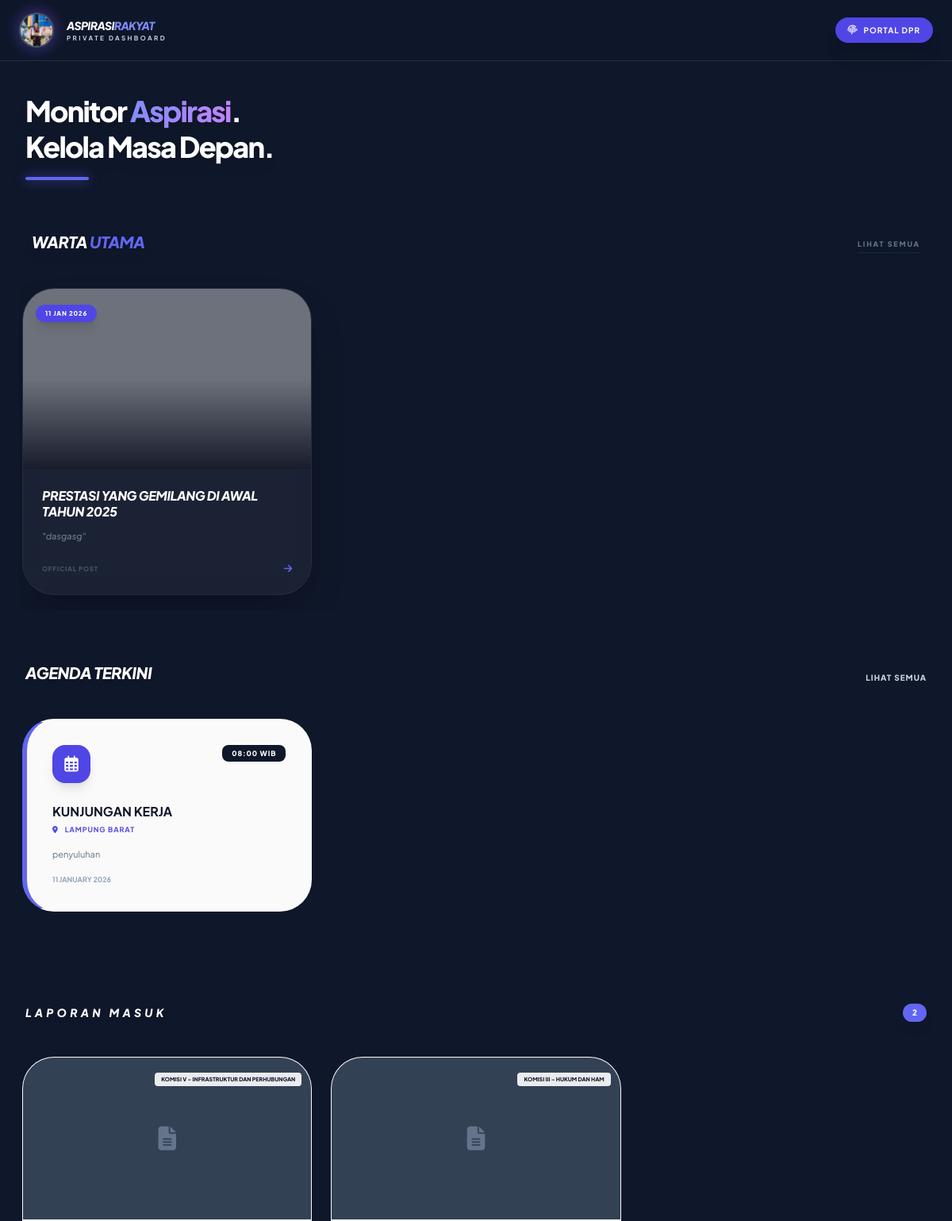
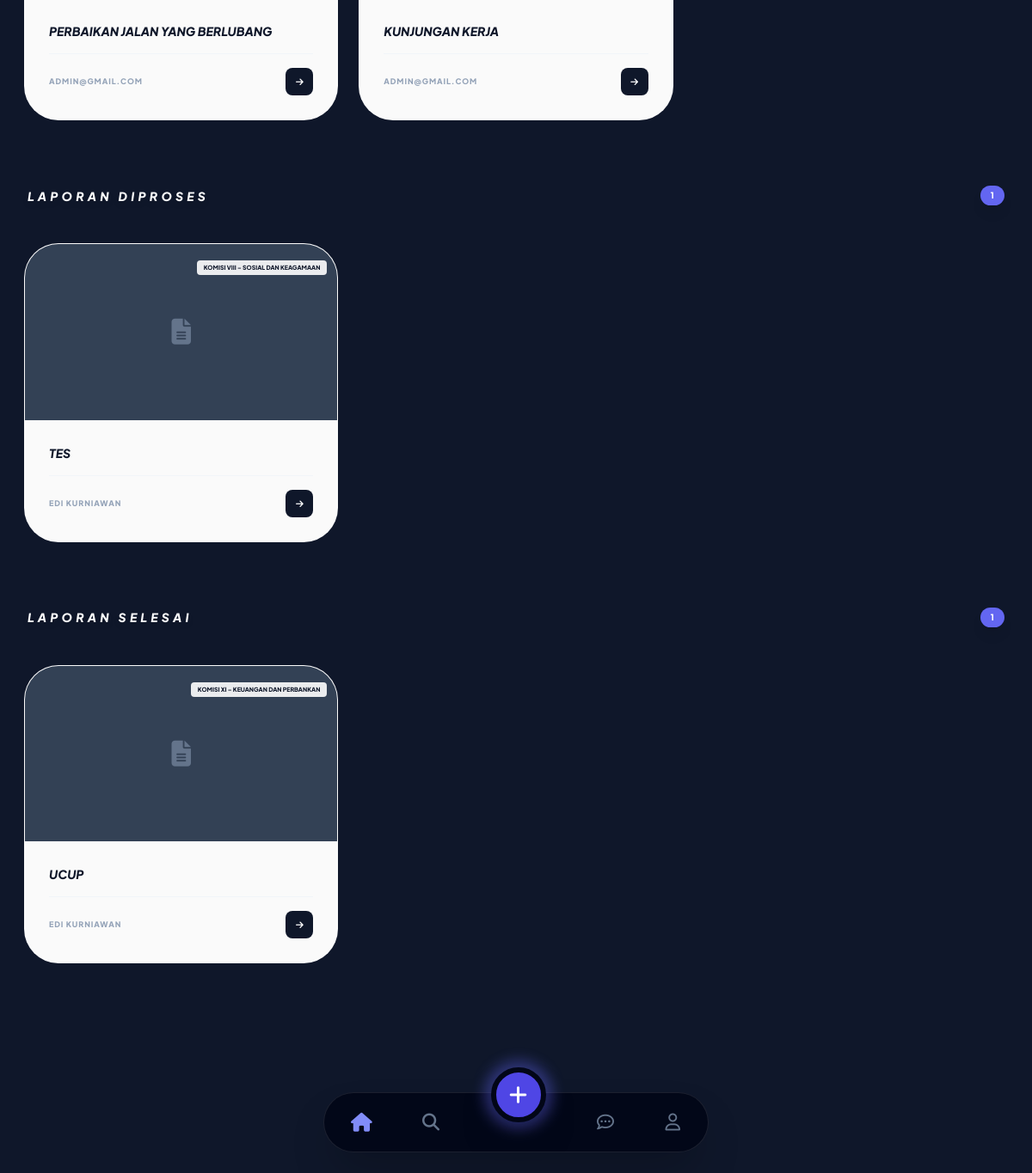
Screenshot of /public/ with the database file from the repository (2 pictures, top to bottom).
### tables this page shows
CREATE TABLE `anggota_dpr` (
  `id` int NOT NULL,
  `nama` varchar(100) NOT NULL,
  `foto` varchar(255) DEFAULT NULL,
  `jabatan` varchar(100) DEFAULT NULL,
  `komite` varchar(50) DEFAULT NULL,
  `daerah_pemilihan` varchar(100) DEFAULT NULL,
  `visi` text,
  `misi` text,
  `email` varchar(100) DEFAULT NULL,
  `password` varchar(255) DEFAULT NULL,
  `created_at` timestamp NULL DEFAULT CURRENT_TIMESTAMP
);

CREATE TABLE `berita` (
  `id` int NOT NULL,
  `judul` varchar(255) NOT NULL,
  `isi` text NOT NULL,
  `gambar` varchar(255) DEFAULT NULL,
  `tanggal_post` timestamp NOT NULL DEFAULT CURRENT_TIMESTAMP
);

CREATE TABLE `agenda` (
  `id` int NOT NULL,
  `judul` varchar(255) NOT NULL,
  `lokasi` varchar(150) NOT NULL,
  `tanggal` date NOT NULL,
  `waktu` time DEFAULT NULL,
  `deskripsi` text,
  `created_at` timestamp NULL DEFAULT CURRENT_TIMESTAMP
);

CREATE TABLE `aspirasi` (
  `id` int NOT NULL,
  `masyarakat_id` int NOT NULL,
  `bidang_id` int NOT NULL,
  `kabupaten_id` int NOT NULL,
  `kecamatan_id` int NOT NULL,
  `desa_id` int NOT NULL,
  `judul` varchar(150) NOT NULL,
  `isi_aspirasi` text NOT NULL,
  `lokasi_jalan` varchar(255) DEFAULT NULL,
  `status` enum('Masuk','Diproses','Ditindaklanjuti','Selesai') DEFAULT 'Masuk',
  `tanggal_aspirasi` date NOT NULL,
  `created_at` timestamp NULL DEFAULT CURRENT_TIMESTAMP,
  `foto` varchar(255) DEFAULT NULL
);

CREATE TABLE `bidang` (
  `id` int NOT NULL,
  `nama_bidang` varchar(100) NOT NULL,
  `keterangan` text
);

CREATE TABLE `masyarakat` (
  `id` int NOT NULL,
  `nik` varchar(20) NOT NULL,
  `nama` varchar(100) NOT NULL,
  `email` varchar(100) DEFAULT NULL,
  `password` varchar(255) DEFAULT NULL,
  `provinsi` varchar(100) DEFAULT NULL,
  `kabupaten` varchar(100) DEFAULT NULL,
  `kecamatan` varchar(100) DEFAULT NULL,
  `desa` varchar(100) DEFAULT NULL,
  `created_at` timestamp NULL DEFAULT CURRENT_TIMESTAMP
);

### public/index.php (the view, shortened to what this page needs)
<?php
include "../config/koneksi.php";
$dpr_id = isset($_SESSION['dpr_id']) ? $_SESSION['dpr_id'] : 1;
$query_dpr = mysqli_query($koneksi, "SELECT * FROM anggota_dpr WHERE id = '$dpr_id'");
$dpr = mysqli_fetch_assoc($query_dpr);
function getAspirasiByStatus($koneksi, $status) {
    $sql = "SELECT a.*, b.nama_bidang, m.nama AS nama_asli
            FROM aspirasi a
            JOIN bidang b ON a.bidang_id = b.id
            JOIN masyarakat m ON a.masyarakat_id = m.id
            WHERE a.status = '$status'
            ORDER BY a.tanggal_aspirasi DESC";
    return mysqli_query($koneksi, $sql);
}
function getBerita($koneksi) {
    $sql = "SELECT * FROM berita ORDER BY tanggal_post DESC LIMIT 10";
    return mysqli_query($koneksi, $sql);
}
function getAgenda($koneksi) {
    $sql = "SELECT * FROM agenda ORDER BY tanggal DESC LIMIT 10";
    return mysqli_query($koneksi, $sql);
}
$status_list = ['Masuk', 'Diproses', 'Selesai'];
?>
<!DOCTYPE html>
<html lang="id">
<head>
    <script src="https://cdn.tailwindcss.com"></script>
    <link rel="stylesheet" href="https://cdnjs.cloudflare.com/ajax/libs/font-awesome/6.4.0/css/all.min.css">
</head>
<body class="pb-32">
<nav class="sticky top-0 z-50 glass-nav px-6 py-4">
    <div class="max-w-7xl mx-auto flex justify-between items-center">
        <div class="flex items-center gap-4">
            <div class="relative group cursor-pointer">
                <div class="relative w-11 h-11 rounded-full border-2 border-slate-600 overflow-hidden shadow-sm">
                    <img src="../assets/img/<?= !empty($dpr['foto']) ? $dpr['foto'] : 'edi.jpg' ?>"
                         class="w-full h-full object-cover"
                         onerror="this.src='https://ui-avatars.com/api/?name=<?= urlencode($dpr['nama']) ?>&background=4f46e5&color=fff'">
                </div>
            </div>
            <div>
                <h1 class="text-sm font-black tracking-tighter uppercase italic text-white">
                    Aspirasi<span class="text-indigo-400">Rakyat</span>
                </h1>
                <p class="text-[8px] font-bold text-slate-300 tracking-[0.3em] uppercase">Private Dashboard</p>
            </div>
        </div>
        <div class="flex items-center gap-3">
            <?php if(!isset($_SESSION['dpr_id'])): ?>
                <a href="../auth/login_dpr.php" class="flex items-center gap-2 bg-indigo-600 text-white px-4 py-2 rounded-2xl hover:bg-white hover:text-indigo-600 transition-all shadow-xl font-bold group">
                    <i class="fas fa-fingerprint text-xs"></i>
                    <span class="text-[10px] uppercase tracking-widest">Portal DPR</span>
                </a>
            <?php else: ?>
                <a href="logout.php" class="w-10 h-10 flex items-center justify-center rounded-2xl bg-red-500/20 text-red-400 hover:bg-red-500 hover:text-white transition-all">
                    <i class="fas fa-power-off text-sm"></i>
                </a>
            <?php endif; ?>
        </div>
    </div>
</nav>
<main class="max-w-7xl mx-auto px-6 mt-10 space-y-16">
    <section class="px-2">
        <h2 class="text-4xl font-extrabold tracking-tighter text-white leading-tight drop-shadow-lg">
            Monitor <span class="text-gradient">Aspirasi</span>.<br>Kelola Masa Depan.
        </h2>
        <div class="h-1 w-20 bg-indigo-500 rounded-full mt-4 shadow-[0_0_15px_rgba(99,102,241,0.8)]"></div>
    </section>
    <section class="mt-12">
        <div class="flex justify-between items-end mb-6 px-4">
            <h2 class="text-xl font-black text-white italic tracking-tight uppercase drop-shadow-lg">
                Warta <span class="text-indigo-500">Utama</span>
            </h2>
            <a href="berita.php" class="text-[9px] font-black uppercase tracking-[0.2em] text-slate-500 hover:text-indigo-400 transition-all border-b border-slate-800 pb-1">
                Lihat Semua
            </a>
        </div>
        <div class="snap-container no-scrollbar">
            <?php
            $berita_data = getBerita($koneksi);
            while($b = mysqli_fetch_assoc($berita_data)):
                $nama_file_berita = $b['gambar'];
                $path_berita = "../assets/img/berita/" . $nama_file_berita;
                if(!empty($nama_file_berita) && file_exists($path_berita)) {
                    $src_berita = $path_berita;
                    $class_berita = "grayscale group-hover:grayscale-0 group-hover:scale-110 opacity-70 group-hover:opacity-100";
                } else {
                    $src_berita = "https://ui-avatars.com/api/?name=" . urlencode($b['judul']) . "&background=1e293b&color=fff&size=512";
                    $class_berita = "opacity-50";
                }
            ?>
            <div class="snap-item group">
                <div class="bg-white/5 backdrop-blur-md rounded-[2.5rem] overflow-hidden border border-white/5 shadow-2xl transition-all duration-500 hover:border-indigo-500/30">
                    <div class="aspect-[16/10] relative overflow-hidden bg-slate-900">
                        <img src="<?= $src_berita; ?>"
                             class="w-full h-full object-cover transition duration-700 <?= $class_berita; ?>">
                        <div class="absolute inset-0 bg-gradient-to-t from-slate-950 via-transparent to-transparent opacity-80"></div>
                        <div class="absolute top-4 left-4">
                            <span class="bg-indigo-600 text-white text-[8px] font-black px-3 py-1.5 rounded-full uppercase tracking-widest shadow-lg">
                                <?= date('d M Y', strtotime($b['tanggal_post'])) ?>
                            </span>
                        </div>
                    </div>
                    <div class="p-6">
                        <h3 class="font-black text-white text-md mb-3 line-clamp-2 leading-tight tracking-tight uppercase italic group-hover:text-indigo-400 transition-colors">
                            <?= $b['judul'] ?>
                        </h3>
                        <p class="text-[11px] text-slate-400 line-clamp-2 italic font-medium leading-relaxed opacity-70">
                            "<?= strip_tags($b['isi']) ?>"
                        </p>
                        <div class="mt-6 flex items-center justify-between">
                            <span class="text-[8px] font-black text-slate-600 uppercase tracking-widest">Official Post</span>
                            <i class="fas fa-arrow-right text-indigo-500 text-xs transform group-hover:translate-x-2 transition-transform"></i>
                        </div>
                    </div>
                </div>
            </div>
            <?php endwhile; ?>
        </div>
    </section>
    <section>
        <div class="flex justify-between items-end mb-6 px-2">
            <h2 class="text-xl font-black text-white italic tracking-tight uppercase drop-shadow-md">Agenda Terkini</h2>
            <a href="agenda.php" class="text-[10px] font-black uppercase tracking-widest text-slate-300 hover:text-indigo-400 transition-colors">Lihat Semua</a>
        </div>
        <div class="snap-container">
            <?php
            $agenda_data = getAgenda($koneksi);
            while($ag = mysqli_fetch_assoc($agenda_data)):
            ?>
            <div class="snap-item">
                <div class="card-elegant rounded-[2.5rem] p-8 border-l-[6px] border-l-indigo-500 relative overflow-hidden">
                    <div class="flex justify-between items-start mb-6">
                        <div class="bg-indigo-600 text-white w-12 h-12 rounded-2xl flex items-center justify-center shadow-lg">
                            <i class="far fa-calendar-alt text-xl"></i>
                        </div>
                        <span class="text-[9px] font-black text-white bg-slate-900 px-3 py-1 rounded-lg uppercase tracking-widest">
                            <?= date('H:i', strtotime($ag['waktu'])) ?> WIB
                        </span>
                    </div>
                    <h3 class="font-bold text-slate-900 text-base mb-1 uppercase"><?= $ag['judul'] ?></h3>
                    <div class="flex items-center gap-2 text-indigo-600 mb-4 font-bold uppercase text-[9px] tracking-widest">
                        <i class="fas fa-map-marker-alt"></i> <?= $ag['lokasi'] ?>
                    </div>
                    <p class="text-[11px] text-slate-500 leading-relaxed line-clamp-3"><?= $ag['deskripsi'] ?></p>
                    <div class="mt-4 text-[9px] font-bold text-slate-400 uppercase">
                        <?= date('d F Y', strtotime($ag['tanggal'])) ?>
                    </div>
                </div>
            </div>
            <?php endwhile; ?>
        </div>
    </section>
    <div class="pt-8 pb-10">
        <?php foreach($status_list as $status):
            $data = getAspirasiByStatus($koneksi, $status);
            $count = mysqli_num_rows($data);
        ?>
        <div class="mb-14">
            <div class="flex justify-between items-center mb-6 px-2">
                <h2 class="text-sm font-black text-white uppercase tracking-[0.3em] italic drop-shadow-md">Laporan <?= $status ?></h2>
                <span class="text-[10px] bg-indigo-500 text-white px-3 py-1 rounded-full font-black shadow-lg"><?= $count ?></span>
            </div>
            <div class="snap-container">
                <?php if($count > 0): while($row = mysqli_fetch_assoc($data)):
                    $nama_file_aspirasi = $row['foto'];
                    $path_aspirasi = "../assets/img/" . $nama_file_aspirasi;
                ?>
                    <div class="snap-item group">
                        <div class="card-elegant rounded-[2.5rem] overflow-hidden">
                            <div class="aspect-video bg-slate-800 overflow-hidden relative">
                                <?php if(!empty($nama_file_aspirasi) && file_exists($path_aspirasi)): ?>
                                    <img src="<?= $path_aspirasi; ?>" class="w-full h-full object-cover opacity-90 group-hover:opacity-100 transition duration-500">
                                <?php else: ?>
                                    <div class="w-full h-full flex items-center justify-center bg-slate-700">
                                        <i class="fas fa-file-alt text-slate-500 text-3xl"></i>
                                    </div>
                                <?php endif; ?>
                                <div class="absolute top-3 right-3">
                                    <span class="text-[7px] bg-white/90 text-slate-900 px-2 py-1 rounded font-black uppercase"><?= $row['nama_bidang'] ?></span>
                                </div>
                            </div>
                            <div class="p-7">
                                <h3 class="font-black text-slate-900 text-sm mb-4 line-clamp-1 uppercase italic group-hover:text-indigo-600 transition-colors"><?= $row['judul'] ?></h3>
                                <div class="flex items-center justify-between pt-4 border-t border-slate-100">
                                    <span class="text-[9px] font-black text-slate-400 uppercase tracking-widest"><?= $row['nama_asli'] ?></span>
                                    <a href="detail_aspirasi.php?id=<?= $row['id'] ?>" class="w-8 h-8 bg-slate-900 text-white rounded-lg flex items-center justify-center hover:bg-indigo-600 transition-colors">
                                        <i class="fas fa-arrow-right text-[10px]"></i>
                                    </a>
                                </div>
                            </div>
                        </div>
                    </div>
                <?php endwhile; else: ?>
                    <div class="w-full py-12 text-center bg-white/5 backdrop-blur-sm rounded-[2.5rem] border border-white/10">
                        <p class="text-[10px] text-slate-300 uppercase font-black tracking-widest italic">Belum Ada Data <?= $status ?></p>
                    </div>
                <?php endif; ?>
            </div>
        </div>
        <?php endforeach; ?>
    </div>
</main>
<div class="fixed bottom-0 left-0 right-0 p-6 z-50 pointer-events-none">
    <nav class="max-w-md mx-auto bg-slate-950/90 backdrop-blur-2xl border border-white/10 rounded-[2.8rem] px-8 py-5 flex justify-between items-center shadow-2xl pointer-events-auto">
        <a href="index.php" class="text-indigo-400 scale-110"><i class="fas fa-home text-xl"></i></a>
        <a href="cari_laporan.php" class="text-slate-500 hover:text-white transition-colors"><i class="fas fa-search text-xl"></i></a>
        <a href="buat_laporan.php" class="relative -mt-16 group">
            <div class="relative w-16 h-16 bg-indigo-600 rounded-full border-[6px] border-slate-950 text-white flex items-center justify-center shadow-2xl">
                <i class="fas fa-plus text-2xl"></i>
            </div>
        </a>
        <a href="chat_umum.php" class="text-slate-500 hover:text-white transition-colors"><i class="far fa-comment-dots text-xl"></i></a>
        <a href="profil_dpr.php" class="text-slate-500 hover:text-white transition-colors"><i class="far fa-user text-xl"></i></a>
    </nav>
</div>
</body>
</html>

### public/index.php (style rules this page uses)
body { font-family: 'Plus Jakarta Sans', sans-serif; margin: 0; padding: 0; background-color: #0f172a; background-image: linear-gradient(rgba(15, 23, 42, 0.85), rgba(15, 23, 42, 0.75)), url('../assets/img/dpr.jpeg'); background-attachment: fixed; background-size: cover; background-position: center top; color: #ffffff; }
.card-elegant { background: rgba(255, 255, 255, 0.98); border: 1px solid rgba(255, 255, 255, 0.2); transition: all 0.5s cubic-bezier(0.4, 0, 0.2, 1); backdrop-filter: blur(4px); }
.snap-container { display: flex; overflow-x: auto; scroll-snap-type: x mandatory; scroll-behavior: smooth; gap: 1.5rem; padding: 20px 4px; scrollbar-width: none; }
.snap-item { scroll-snap-align: start; flex: 0 0 85%; }
@media (min-width: 1024px) { .snap-item { flex: 0 0 calc(33.333% - 1rem); } }
.glass-nav { background: rgba(15, 23, 42, 0.5); backdrop-filter: blur(10px); border-bottom: 1px solid rgba(255, 255, 255, 0.1); }
.text-gradient { background: linear-gradient(to right, #818cf8, #c084fc); -webkit-background-clip: text; -webkit-text-fill-color: transparent; }

### rows the page displays
anggota_dpr: foto (picture)
berita: tanggal_post "11 JAN 2026", judul "PRESTASI YANG GEMILANG DI AWAL TAHUN 2025", isi "dasgasg"
agenda: waktu "08:00", judul "KUNJUNGAN KERJA", lokasi "LAMPUNG BARAT", deskripsi "penyuluhan", tanggal "11 JANUARY 2026"
aspirasi: bidang.nama_bidang "KOMISI V – INFRASTRUKTUR DAN PERHUBUNGAN", judul "PERBAIKAN JALAN YANG BERLUBANG", masyarakat.nama "ADMIN@GMAIL.COM"
aspirasi: bidang.nama_bidang "KOMISI III – HUKUM DAN HAM", judul "KUNJUNGAN KERJA", masyarakat.nama "ADMIN@GMAIL.COM"
aspirasi: bidang.nama_bidang "KOMISI VIII – SOSIAL DAN KEAGAMAAN", judul "TES", masyarakat.nama "EDI KURNIAWAN"
aspirasi: bidang.nama_bidang "KOMISI XI – KEUANGAN DAN PERBANKAN", judul "UCUP", masyarakat.nama "EDI KURNIAWAN"

### other values shown
$status "MASUK"
$count "2"
$status "DIPROSES"
$count "1"
$status "SELESAI"
